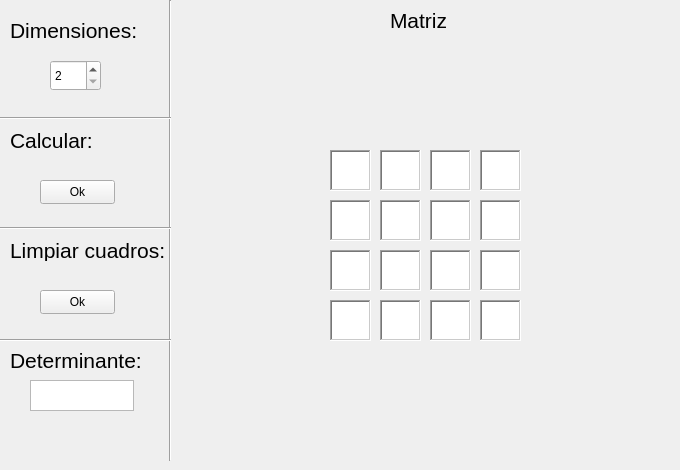
      <widget class="QWidget" name="tab_3">
       <attribute name="title">
        <string>Determinantes</string>
       </attribute>
       <widget class="QSpinBox" name="spinBox">
        <property name="geometry">
         <rect>
          <x>50</x>
          <y>60</y>
          <width>51</width>
          <height>31</height>
         </rect>
        </property>
        <property name="suffix">
         <string/>
        </property>
        <property name="prefix">
         <string/>
        </property>
        <property name="minimum">
         <number>2</number>
        </property>
        <property name="maximum">
         <number>4</number>
        </property>
        <property name="singleStep">
         <number>1</number>
        </property>
        <property name="stepType">
         <enum>QAbstractSpinBox::DefaultStepType</enum>
        </property>
        <property name="value">
         <number>2</number>
        </property>
        <property name="displayIntegerBase">
         <number>10</number>
        </property>
       </widget>
       <widget class="QTextEdit" name="a11">
        <property name="geometry">
         <rect>
          <x>330</x>
          <y>150</y>
          <width>41</width>
          <height>41</height>
         </rect>
        </property>
        <property name="sizePolicy">
         <sizepolicy hsizetype="Expanding" vsizetype="Expanding">
          <horstretch>0</horstretch>
          <verstretch>0</verstretch>
         </sizepolicy>
        </property>
        <property name="font">
         <font>
          <pointsize>14</pointsize>
         </font>
        </property>
        <property name="frameShape">
         <enum>QFrame::WinPanel</enum>
        </property>
        <property name="frameShadow">
         <enum>QFrame::Sunken</enum>
        </property>
        <property name="readOnly">
         <bool>false</bool>
        </property>
       </widget>
       <widget class="QTextEdit" name="a21">
        <property name="geometry">
         <rect>
          <x>380</x>
          <y>150</y>
          <width>41</width>
          <height>41</height>
         </rect>
        </property>
        <property name="font">
         <font>
          <pointsize>14</pointsize>
         </font>
        </property>
        <property name="frameShape">
         <enum>QFrame::WinPanel</enum>
        </property>
       </widget>
       <widget class="QTextEdit" name="a31">
        <property name="geometry">
         <rect>
          <x>430</x>
          <y>150</y>
          <width>41</width>
          <height>41</height>
         </rect>
        </property>
        <property name="font">
         <font>
          <pointsize>14</pointsize>
         </font>
        </property>
        <property name="frameShape">
         <enum>QFrame::WinPanel</enum>
        </property>
       </widget>
       <widget class="QTextEdit" name="a41">
        <property name="geometry">
         <rect>
          <x>480</x>
          <y>150</y>
          <width>41</width>
          <height>41</height>
         </rect>
        </property>
        <property name="font">
         <font>
          <pointsize>14</pointsize>
         </font>
        </property>
        <property name="frameShape">
         <enum>QFrame::WinPanel</enum>
        </property>
       </widget>
       <widget class="QTextEdit" name="a12">
        <property name="geometry">
         <rect>
          <x>330</x>
          <y>200</y>
          <width>41</width>
          <height>41</height>
         </rect>
        </property>
        <property name="font">
         <font>
          <pointsize>14</pointsize>
         </font>
        </property>
        <property name="frameShape">
         <enum>QFrame::WinPanel</enum>
        </property>
       </widget>
       <widget class="QTextEdit" name="a22">
        <property name="geometry">
         <rect>
          <x>380</x>
          <y>200</y>
          <width>41</width>
          <height>41</height>
         </rect>
        </property>
        <property name="font">
         <font>
          <pointsize>14</pointsize>
         </font>
        </property>
        <property name="frameShape">
         <enum>QFrame::WinPanel</enum>
        </property>
       </widget>
       <widget class="QTextEdit" name="a32">
        <property name="geometry">
         <rect>
          <x>430</x>
          <y>200</y>
          <width>41</width>
          <height>41</height>
         </rect>
        </property>
        <property name="font">
         <font>
          <pointsize>14</pointsize>
         </font>
        </property>
        <property name="frameShape">
         <enum>QFrame::WinPanel</enum>
        </property>
       </widget>
       <widget class="QTextEdit" name="a42">
        <property name="geometry">
         <rect>
          <x>480</x>
          <y>200</y>
          <width>41</width>
          <height>41</height>
         </rect>
        </property>
        <property name="font">
         <font>
          <pointsize>14</pointsize>
         </font>
        </property>
        <property name="frameShape">
         <enum>QFrame::WinPanel</enum>
        </property>
       </widget>
       <widget class="QTextEdit" name="a33">
        <property name="geometry">
         <rect>
          <x>430</x>
          <y>250</y>
          <width>41</width>
          <height>41</height>
         </rect>
        </property>
        <property name="font">
         <font>
          <pointsize>14</pointsize>
         </font>
        </property>
        <property name="frameShape">
         <enum>QFrame::WinPanel</enum>
        </property>
       </widget>
       <widget class="QTextEdit" name="a43">
        <property name="geometry">
         <rect>
          <x>480</x>
          <y>250</y>
          <width>41</width>
          <height>41</height>
         </rect>
        </property>
        <property name="font">
         <font>
          <pointsize>14</pointsize>
         </font>
        </property>
        <property name="frameShape">
         <enum>QFrame::WinPanel</enum>
        </property>
       </widget>
       <widget class="QTextEdit" name="a13">
        <property name="geometry">
         <rect>
          <x>330</x>
          <y>250</y>
          <width>41</width>
          <height>41</height>
         </rect>
        </property>
        <property name="font">
         <font>
          <pointsize>14</pointsize>
         </font>
        </property>
        <property name="frameShape">
         <enum>QFrame::WinPanel</enum>
        </property>
       </widget>
       <widget class="QTextEdit" name="a23">
        <property name="geometry">
         <rect>
          <x>380</x>
          <y>250</y>
          <width>41</width>
          <height>41</height>
         </rect>
        </property>
        <property name="font">
         <font>
          <pointsize>14</pointsize>
         </font>
        </property>
        <property name="frameShape">
         <enum>QFrame::WinPanel</enum>
        </property>
       </widget>
       <widget class="QTextEdit" name="a14">
        <property name="geometry">
         <rect>
          <x>330</x>
          <y>300</y>
          <width>41</width>
          <height>41</height>
         </rect>
        </property>
        <property name="font">
         <font>
          <pointsize>14</pointsize>
         </font>
        </property>
        <property name="frameShape">
         <enum>QFrame::WinPanel</enum>
        </property>
       </widget>
       <widget class="QTextEdit" name="a34">
        <property name="geometry">
         <rect>
          <x>430</x>
          <y>300</y>
          <width>41</width>
          <height>41</height>
         </rect>
        </property>
        <property name="font">
         <font>
          <pointsize>14</pointsize>
         </font>
        </property>
        <property name="frameShape">
         <enum>QFrame::WinPanel</enum>
        </property>
       </widget>
       <widget class="QTextEdit" name="a44">
        <property name="geometry">
         <rect>
          <x>480</x>
          <y>300</y>
          <width>41</width>
          <height>41</height>
         </rect>
        </property>
        <property name="font">
         <font>
          <pointsize>14</pointsize>
         </font>
        </property>
        <property name="frameShape">
         <enum>QFrame::WinPanel</enum>
        </property>
        <property name="tabChangesFocus">
         <bool>false</bool>
        </property>
        <property name="undoRedoEnabled">
         <bool>true</bool>
        </property>
       </widget>
       <widget class="QTextEdit" name="a24">
        <property name="geometry">
         <rect>
          <x>380</x>
          <y>300</y>
          <width>41</width>
          <height>41</height>
         </rect>
        </property>
        <property name="font">
         <font>
          <pointsize>14</pointsize>
         </font>
        </property>
        <property name="frameShape">
         <enum>QFrame::WinPanel</enum>
        </property>
       </widget>
       <widget class="QPushButton" name="calcular">
        <property name="geometry">
         <rect>
          <x>40</x>
          <y>180</y>
          <width>75</width>
          <height>24</height>
         </rect>
        </property>
        <property name="text">
         <string>Ok</string>
        </property>
       </widget>
       <widget class="QLabel" name="label">
        <property name="geometry">
         <rect>
          <x>10</x>
          <y>20</y>
          <width>131</width>
          <height>21</height>
         </rect>
        </property>
        <property name="font">
         <font>
          <pointsize>16</pointsize>
         </font>
        </property>
        <property name="text">
         <string>Dimensiones:</string>
        </property>
       </widget>
       <widget class="QLabel" name="label_2">
        <property name="geometry">
         <rect>
          <x>10</x>
          <y>130</y>
          <width>91</width>
          <height>21</height>
         </rect>
        </property>
        <property name="font">
         <font>
          <pointsize>16</pointsize>
         </font>
        </property>
        <property name="text">
         <string>Calcular:</string>
        </property>
       </widget>
       <widget class="QLabel" name="label_3">
        <property name="geometry">
         <rect>
          <x>10</x>
          <y>240</y>
          <width>161</width>
          <height>21</height>
         </rect>
        </property>
        <property name="font">
         <font>
          <pointsize>16</pointsize>
         </font>
        </property>
        <property name="text">
         <string>Limpiar cuadros:</string>
        </property>
       </widget>
       <widget class="QPushButton" name="limpiar">
        <property name="geometry">
         <rect>
          <x>40</x>
          <y>290</y>
          <width>75</width>
          <height>24</height>
         </rect>
        </property>
        <property name="text">
         <string>Ok</string>
        </property>
       </widget>
       <widget class="Line" name="line">
        <property name="geometry">
         <rect>
          <x>160</x>
          <y>0</y>
          <width>20</width>
          <height>461</height>
         </rect>
        </property>
        <property name="orientation">
         <enum>Qt::Vertical</enum>
        </property>
       </widget>
       <widget class="Line" name="line_2">
        <property name="geometry">
         <rect>
          <x>0</x>
          <y>110</y>
          <width>171</width>
          <height>16</height>
         </rect>
        </property>
        <property name="orientation">
         <enum>Qt::Horizontal</enum>
        </property>
       </widget>
       <widget class="Line" name="line_3">
        <property name="geometry">
         <rect>
          <x>0</x>
          <y>220</y>
          <width>171</width>
          <height>16</height>
         </rect>
        </property>
        <property name="orientation">
         <enum>Qt::Horizontal</enum>
        </property>
       </widget>
       <widget class="QLabel" name="label_4">
        <property name="geometry">
         <rect>
          <x>390</x>
          <y>10</y>
          <width>61</width>
          <height>21</height>
         </rect>
        </property>
        <property name="font">
         <font>
          <pointsize>16</pointsize>
         </font>
        </property>
        <property name="text">
         <string>Matriz</string>
        </property>
       </widget>
       <widget class="QLabel" name="label_5">
        <property name="geometry">
         <rect>
          <x>10</x>
          <y>350</y>
          <width>131</width>
          <height>21</height>
         </rect>
        </property>
        <property name="font">
         <font>
          <pointsize>16</pointsize>
         </font>
        </property>
        <property name="text">
         <string>Determinante:</string>
        </property>
       </widget>
       <widget class="QTextEdit" name="determinante">
        <property name="geometry">
         <rect>
          <x>30</x>
          <y>380</y>
          <width>104</width>
          <height>31</height>
         </rect>
        </property>
       </widget>
       <widget class="Line" name="line_4">
        <property name="geometry">
         <rect>
          <x>0</x>
          <y>330</y>
          <width>171</width>
          <height>20</height>
         </rect>
        </property>
        <property name="orientation">
         <enum>Qt::Horizontal</enum>
        </property>
       </widget>
       <widget class="QLabel" name="label_6">
        <property name="geometry">
         <rect>
          <x>560</x>
          <y>0</y>
          <width>111</width>
          <height>71</height>
         </rect>
        </property>
        <property name="text">
         <string/>
        </property>
        <property name="pixmap">
         <pixmap>pl.png</pixmap>
        </property>
        <property name="scaledContents">
         <bool>true</bool>
        </property>
       </widget>
      </widget>
